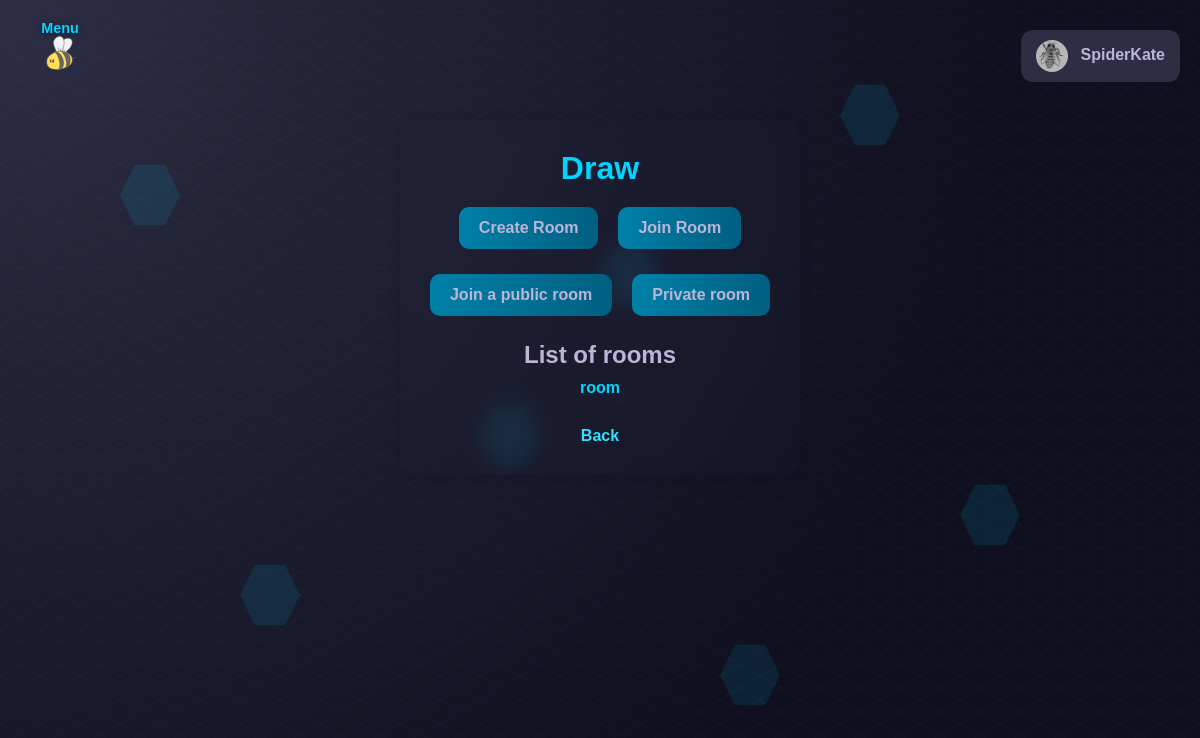
The app's page /join/public (signed in) with its own data.
### tables this page shows
CREATE TABLE users (
    id INTEGER PRIMARY KEY AUTOINCREMENT,
    name TEXT,
    surname TEXT,
    username TEXT NOT NULL,
    email TEXT NOT NULL,
    password TEXT NOT NULL,
    dob TEXT NOT NULL,
    bio TEXT,
    avatar_path TEXT,
    social_links TEXT,
    last_login_at TEXT,
    bee_points INTEGER DEFAULT 5000,
    deleted INTEGER DEFAULT 0,
    deleted_at TEXT,
    recovery_username TEXT
);

CREATE TABLE rooms (
    id INTEGER PRIMARY KEY AUTOINCREMENT,
    room_ID INT NOT NULL,
    name TEXT NOT NULL,
    password TEXT,
    is_public BOOLEAN NOT NULL,
    user_id INT NOT NULL,
    is_active BOOLEAN DEFAULT 1,
    FOREIGN KEY(user_id) REFERENCES users(id)
);

### app.py (the view)
@app.route('/join/public')
@login_required
def public():
    try:
        conn = sqlite3.connect('beevy.db')
        cursor = conn.cursor()
        cursor.execute("""
            SELECT r.name, r.room_ID, u.deleted
            FROM rooms r
            JOIN users u ON r.user_id = u.id AND r.is_public = TRUE
        """)
        rooms = cursor.fetchall()
    finally:
        conn.close()
    return render_template("drawJoinPublic.html", rooms=rooms)

### app.py (called while the page is built)
def login_required(f):
    @wraps(f)
    def decorated(*args, **kwargs):
        if 'username' not in session:
            flash_translated("flash.login_first", "error")
            return redirect(url_for("login"))
        return f(*args, **kwargs)
    return decorated

@app.before_request
def load_logged_in_user():
    g.avatar_path = None
    g.user_theme = 'bee'
    g.user_language = session.get("user_language", "en")
    g.trans = translations
    username = session.get('username')
    if username:
        conn = sqlite3.connect('beevy.db')
        cursor = conn.cursor()
        cursor.execute("SELECT avatar_path FROM users WHERE username=?", (username,))
        row = cursor.fetchone()
        if row and row[0]:
            g.avatar_path = row[0]
        cursor.execute("SELECT theme FROM preferences WHERE user_id = (SELECT id FROM users WHERE username=?)", (username,))
        pref_row = cursor.fetchone()
        if pref_row and pref_row[0]:
            g.user_theme = pref_row[0]
        conn.close()

@app.context_processor
def inject_t():
    def t(key, **kwargs):
        text = translations.get(key, g.user_language, default=key)
        if kwargs:
            text = text.format(**kwargs)
        return text
    return dict(t=t)

### translations.py (called while the page is built)
    def get(self, key, language='en', default=''):
        if language not in self.strings:
            language = 'en'  # Fallback to English
        keys = key.split('.')
        value = self.strings.get(language, {})
        for k in keys:
            if isinstance(value, dict):
                value = value.get(k)
            else:
                return default
        return value if value else default

### templates/drawJoinPublic.html (shortened to what this page needs)
{% extends "drawJoin.html" %}
{% block join_page %}
<h2>{{ t('messages.room_list') }}</h2>
<ul class="room-list">
{% for name, room_id, deleted in rooms %}
    {% if not deleted %}
        <li>
            <a href="{{ url_for('draw', room_ID=room_id) }}" class="room-link">{{ name }}</a>
        </li>
    {% endif %}
{% endfor %}
</ul>
{% endblock %}

### templates/base.html (shortened to what this page needs)
<!DOCTYPE html>
<html lang="en">
<head>
    <link rel="stylesheet" href="/static/css/base.css">
    {% if g.user_theme and g.user_theme != 'bee' %}
        <link rel="stylesheet" href="/static/css/theme-{{ g.user_theme }}.css">
    {% endif %}
    {% block extra_css %}{% endblock %}
</head>
<div class="hex-bg-container">
        <div class="hex-bg" style="--x:10%; --y:20%; --delay:0s;"></div>
        <div class="hex-bg" style="--x:50%; --y:30%; --delay:1s;"></div>
        <div class="hex-bg" style="--x:80%; --y:60%; --delay:2s;"></div>
        <div class="hex-bg" style="--x:20%; --y:70%; --delay:3s;"></div>
        <div class="hex-bg" style="--x:70%; --y:10%; --delay:4s;"></div>
        <div class="hex-bg" style="--x:40%; --y:50%; --delay:5s;"></div>
        <div class="hex-bg" style="--x:60%; --y:80%; --delay:6s;"></div>
    </div>
<body class="{{ page }}">
<img src="/static/images/beee.svg" id="bee-toggle" class="bee-toggle" onclick="toggleSidebar()" alt="bee toggle" title="Menu">
<div class="menu-label">Menu</div>
    {% if session.username %}
<div class="user-menu">
    <div class="user-menu-button" onclick="toggleMenu()">
        {% if g.avatar_path %}
            <div style="position: relative; display: inline-block;">
                <img src="{{ url_for('static', filename=g.avatar_path) }}" class="user-avatar">
                <div style="position: absolute; top:0; left:0; width:100%; height:100%;"></div>
            </div>
        {% else %}
            <div style="position: relative; display: inline-block;">
                <img src="{{ url_for('static', filename='images/default_avatar.png') }}" class="user-avatar">
                <div style="position: absolute; top:0; left:0; width:100%; height:100%;"></div>
            </div>
        {% endif %}
        {{ session.get('username') }}
    </div>
</div>
{% endif %}
<div class="app">
    <main class="content">
        {% block content %}{% endblock %}
    </main>
</div>
</body>
</html>

### static/css/theme-dark.css (style rules this page uses)
:root { --primary-bg: #1a1a2e; --primary-bg-light: #2d2d44; --primary-bg-dark: #0f0f1f; --primary-text: #beb4d8; --text-main: #beb4d8; --text-muted: rgb(190 180 216 / 60%); --accent-color: #00d4ff; --accent-light: #33e0ff; --accent: #00d4ff; --glass-bg: rgb(45 45 68 / 12%); --glass-bg-light: rgb(45 45 68 / 18%); --glass-border: rgb(0 212 255 / 20%); --glass-border-light: rgb(0 212 255 / 30%); --glass-blur: blur(6px); --tool-filter: invert(70%) sepia(100%) saturate(3480%) hue-rotate(245deg) brightness(43%) contrast(50%); --bucket-filter: invert(70%) sepia(100%) saturate(3480%) hue-rotate(235deg) brightness(43%) contrast(50%); --tool-filter-hover: invert(70%) sepia(100%) saturate(7480%) hue-rotate(205deg) brightness(183%) contrast(130%); --bucket-filter-hover: invert(32%) sepia(90%) saturate(2000%) hue-rotate(165deg) brightness(90%) contrast(600%); --span-muted-filter: var(--accent-color); --shadow-accent: 0 0 10px rgb(0 212 255 / 40%); --btn-bg: linear-gradient(90deg, #0080a8, #005f80); --btn-bg-hover: linear-gradient(90deg, #00a0cc, #007aa3); --btn-shadow-hover: 0 0 10px rgb(0 212 255 / 40%); --sidebar-bg: rgb(15 15 31 / 40%); --sidebar-border: rgb(0 212 255 / 15%); --input-bg: rgb(45 45 68 / 20%); --input-bg-focus: rgb(45 45 68 / 30%); --input-border: rgb(0 212 255 / 30%); --input-border-focus: #00d4ff; --input-shadow-focus: 0 0 10px rgb(0 212 255 / 40%); --msg-info-bg: rgb(147 197 253 / 12%); --msg-info-text: #8ccaff; --msg-info-outline: rgb(147 197 253 / 40%); --msg-success-bg: rgb(111 207 151 / 12%); --msg-success-text: #7cd9a3; --msg-success-outline: rgb(111 207 151 / 40%); --msg-error-bg: rgb(248 113 113 / 12%); --msg-error-text: #ff8a8a; --msg-error-outline: rgb(248 113 113 / 40%); --hex-bg: rgb(0 212 255 / 10%); --radius: 18px; --radius-md: 15px; --radius-sm: 12px; --radius-xs: 10px; --transition: 0.3s; }

### static/css/option.css (style rules this page uses)
.room-list { list-style: none; padding: 0; }
.room-list li { margin: 10px 0; }
.room-link { color: var(--accent); font-weight: bold; text-decoration: none; padding: 8px 12px; border-radius: var(--radius-xs); background: color-mix(in srgb, var(--glass-bg) 40%, transparent); transition: var(--transition); }

### records on screen
users: avatar_path (picture), get "SpiderKate"
rooms: name "room"

### other values on screen
{{ t('draw.title') }} "Draw"
{{ t('draw.create_room') }} "Create Room"
{{ t('draw.join_room') }} "Join Room"
{{ t('draw.public_room') }} "Join a public room"
{{ t('draw.private_room') }} "Private room"
{{ t('messages.room_list') }} "List of rooms"
{{ t('buttons.back') }} "Back"
